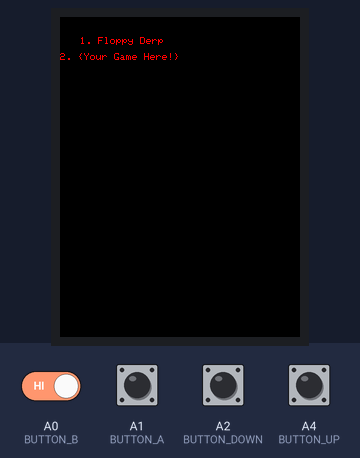
The sketch below on a simulated Arduino Uno, built with avr-gcc and run on an emulated ATmega328P. On the bench: 240×320 colour display. Inputs (shaded band) come from the test bench; at power-on: A0 (BUTTON_B), A1 (BUTTON_A), A2 (BUTTON_DOWN), A4 (BUTTON_UP) HIGH. What the sketch prints to the serial monitor is not drawn.

Above: at 1.3 s.
1.4 s: A1 (BUTTON_A) pulled LOW for 0.15 s
At 2.6 s:
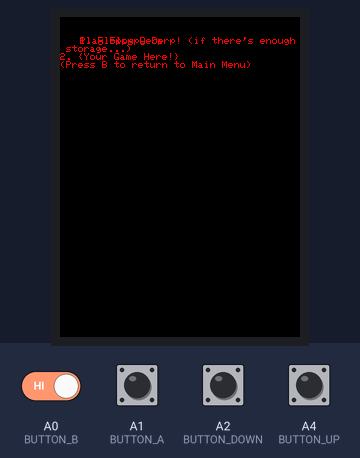
3.0 s: A0 (BUTTON_B) driven LOW and A1 (BUTTON_A) driven LOW
6.0 s: A2 (BUTTON_DOWN) pulled LOW for 0.15 s
At 7.3 s:
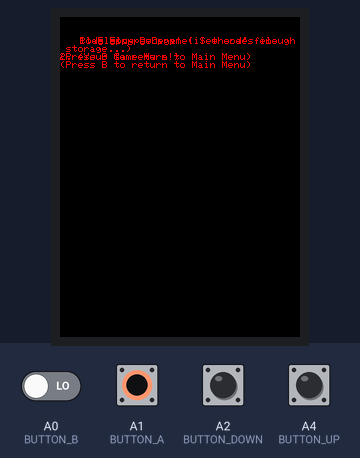
7.6 s: A4 (BUTTON_UP) pulled LOW for 0.15 s
10.7 s: A2 (BUTTON_DOWN) driven LOW
13.7 s: A4 (BUTTON_UP) pulled LOW for 1 s
Timing chart, 0 to 16.7 s (numbered marks = the images above; inputs shaded):
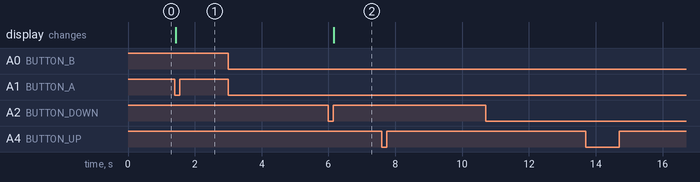

Measured:
- after the input at 1.4 s, the display: changes at once (image 1)
- after the input at 3.0 s, every drawn part: stays the same
- after the input at 6.0 s, the display: changes after 0.16 s (image 2)
- after the input at 7.6 s, every drawn part: stays the same
- after the input at 10.7 s, every drawn part: stays the same
- after the input at 13.7 s, every drawn part: stays the same

The sketch:

Nerd_Box_UI.ino
```cpp
// UI + games

// Display libraries
#include <SPI.h>
#include <Adafruit_GFX.h>
#include <Adafruit_ILI9341.h>

// Pin number macro definitions
#define DISPLAY_CS 6
#define DISPLAY_DC 11
#define DISPLAY_RST 10
#define BUTTON_LEFT A5
#define BUTTON_UP A4
#define BUTTON_RIGHT A3
#define BUTTON_DOWN A2
#define BUTTON_A A1
#define BUTTON_B A0

// Initialize display object
Adafruit_ILI9341 tft = Adafruit_ILI9341(DISPLAY_CS, DISPLAY_DC, MOSI, SCK, DISPLAY_RST, MISO);

void setup() {
  Serial.begin(9600);
  tft.begin();

  // Print text to display for UI
  tft.setCursor(20, 20); // Cursor near top left corner
  tft.setTextColor(0xF800); // Red
  Serial.println("1. Floppy Derp");
  Serial.println("2. {Your Game Here!}");
  tft.println("1. Floppy Derp");
  tft.println();
  tft.println("2. {Your Game Here!}");

  // Initialize user button inputs
  pinMode(BUTTON_LEFT, INPUT_PULLUP);
  pinMode(BUTTON_UP, INPUT_PULLUP);
  pinMode(BUTTON_RIGHT, INPUT_PULLUP);
  pinMode(BUTTON_DOWN, INPUT_PULLUP);
  pinMode(BUTTON_A, INPUT_PULLUP);
  pinMode(BUTTON_B, INPUT_PULLUP);
}

int gameSelect=1;

void loop() {
  mainMenu();
}

void mainMenu() {
  while (true) {
    if (digitalRead(BUTTON_UP) == LOW && gameSelect != 1) // User selects the game they want to play on startup. Increase the max depending on # of user-added games
  {
    gameSelect = gameSelect - 1; // Also change the display to highlight, point to, or underline the higher number game
    Serial.println(gameSelect);
  }
  else if (digitalRead(BUTTON_DOWN) == LOW && gameSelect != 2)
  {
    gameSelect = gameSelect + 1; // Also change the display to highlight, point to, or underline the lower number game
    Serial.println(gameSelect);
  }
  else if (digitalRead(BUTTON_A) == LOW) // User confirms the game they want to play
  {
    runGame();
  }
  }
}

void runGame() {
  if (gameSelect == 1) {
    FloppyDerp();
  }
  else if (gameSelect == 2) { // Play your own game!
    YourGame1();
  }
}

void FloppyDerp() {
  tft.setCursor(20, 20); // Cursor near top left corner
  tft.setTextColor(0xF800); // Red
  Serial.println("Play Floppy Derp! (if there's enough storage...)");
  Serial.println("(Press B to return to Main Menu)");
  tft.println("Play Floppy Derp! (if there's enough storage...)");
  tft.println();
  tft.println("(Press B to return to Main Menu)");
  while (true){
    if (digitalRead(BUTTON_B) == LOW) {
    return;
  }
  }
}

void YourGame1() {
  // Code your own game here! If you make more than one game, make sure to add the extra slot and change the GameSelect variable max in mainMenu. Also account for LCD display, etc
  Serial.println("Code your own game! See code file");
  Serial.println("(Press B to return to Main Menu)");
  tft.setCursor(20, 20); // Cursor near top left corner
  tft.setTextColor(0xF800); // Red
  tft.println("Code your own game! See code file");
  tft.println();
  tft.println("(Press B to return to Main Menu)");
  while (true){
    if (digitalRead(BUTTON_B) == LOW) {
    return;
  }
  }
}
```
